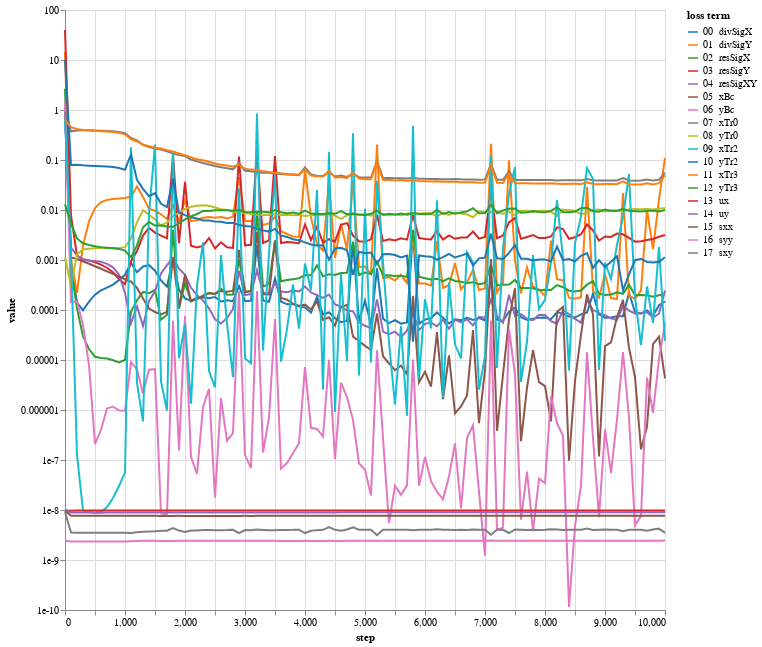

The notebook cell this image was saved under:
### Code cell
bcNames = ['xBc','yBc','xTr0','yTr0','xTr2','yTr2','xTr3','yTr3','ux','uy','sxx','syy','sxy']
lossPlot(losshistory, bcNames, dropFirstStep=True, scaleType='log').properties(width=600, height=600)
